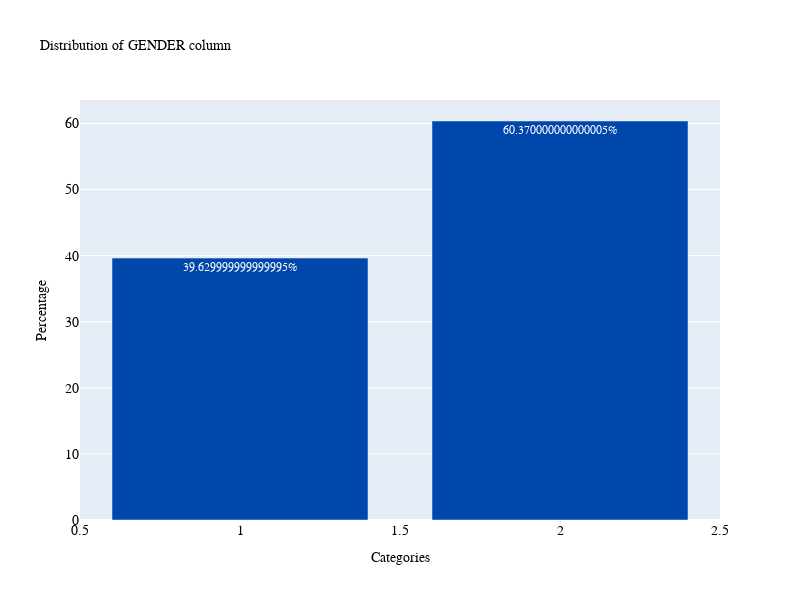

This figure's notebook cell:
### Code cell
plot_bar1('GENDER')

### Figure 1 — Plotly figure (JSON) as saved in the notebook; plotly's stock layout.template omitted (floating-point values rounded to 4 significant figures)
{"data": [{"marker": {"color": "#0047AB"}, "text": ["60.370000000000005%", "39.629999999999995%"], "textposition": "auto", "type": "bar", "x": [2, 1], "y": [60.37, 39.63]}], "layout": {"autosize": false, "font": {"color": "white", "family": "Courier New, monospace", "size": 12}, "height": 600, "title": {"font": {"color": "black", "family": "Courier New, monospace", "size": 14}, "text": "Distribution of GENDER column"}, "width": 800, "xaxis": {"tickfont": {"color": "black", "family": "Courier New, monospace", "size": 14}, "title": {"font": {"color": "black", "size": 14}, "text": "Categories"}}, "yaxis": {"tickfont": {"color": "black", "family": "Courier New, monospace", "size": 14}, "title": {"font": {"color": "black", "size": 14}, "text": "Percentage"}}}}
